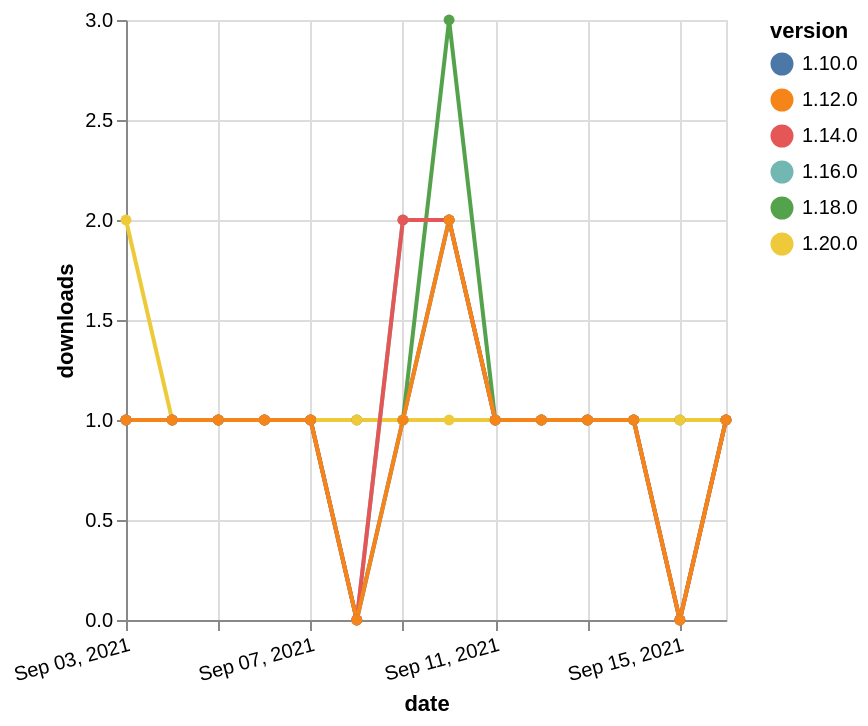

Vega-Lite specification stored for this chart:
### Vega-Lite specification from a JSON file in a GitHub repository (floating-point values rounded to 4 significant figures)
{"$schema": "https://vega.github.io/schema/vega-lite/v5.json", "description": "A simple bar chart with embedded data.", "data": {"values": [{"date": "2021-09-03", "total": 166, "delta": 1, "version": "1.18.0"}, {"date": "2021-09-04", "total": 167, "delta": 1, "version": "1.18.0"}, {"date": "2021-09-05", "total": 168, "delta": 1, "version": "1.18.0"}, {"date": "2021-09-06", "total": 169, "delta": 1, "version": "1.18.0"}, {"date": "2021-09-07", "total": 170, "delta": 1, "version": "1.18.0"}, {"date": "2021-09-08", "total": 171, "delta": 1, "version": "1.18.0"}, {"date": "2021-09-09", "total": 172, "delta": 1, "version": "1.18.0"}, {"date": "2021-09-10", "total": 175, "delta": 3, "version": "1.18.0"}, {"date": "2021-09-11", "total": 176, "delta": 1, "version": "1.18.0"}, {"date": "2021-09-12", "total": 177, "delta": 1, "version": "1.18.0"}, {"date": "2021-09-13", "total": 178, "delta": 1, "version": "1.18.0"}, {"date": "2021-09-14", "total": 179, "delta": 1, "version": "1.18.0"}, {"date": "2021-09-15", "total": 180, "delta": 1, "version": "1.18.0"}, {"date": "2021-09-16", "total": 181, "delta": 1, "version": "1.18.0"}, {"date": "2021-09-03", "total": 210, "delta": 1, "version": "1.10.0"}, {"date": "2021-09-04", "total": 211, "delta": 1, "version": "1.10.0"}, {"date": "2021-09-05", "total": 212, "delta": 1, "version": "1.10.0"}, {"date": "2021-09-06", "total": 213, "delta": 1, "version": "1.10.0"}, {"date": "2021-09-07", "total": 214, "delta": 1, "version": "1.10.0"}, {"date": "2021-09-08", "total": 214, "delta": 0, "version": "1.10.0"}, {"date": "2021-09-09", "total": 215, "delta": 1, "version": "1.10.0"}, {"date": "2021-09-10", "total": 217, "delta": 2, "version": "1.10.0"}, {"date": "2021-09-11", "total": 218, "delta": 1, "version": "1.10.0"}, {"date": "2021-09-12", "total": 219, "delta": 1, "version": "1.10.0"}, {"date": "2021-09-13", "total": 220, "delta": 1, "version": "1.10.0"}, {"date": "2021-09-14", "total": 221, "delta": 1, "version": "1.10.0"}, {"date": "2021-09-15", "total": 221, "delta": 0, "version": "1.10.0"}, {"date": "2021-09-16", "total": 222, "delta": 1, "version": "1.10.0"}, {"date": "2021-09-03", "total": 116, "delta": 2, "version": "1.20.0"}, {"date": "2021-09-04", "total": 117, "delta": 1, "version": "1.20.0"}, {"date": "2021-09-05", "total": 118, "delta": 1, "version": "1.20.0"}, {"date": "2021-09-06", "total": 119, "delta": 1, "version": "1.20.0"}, {"date": "2021-09-07", "total": 120, "delta": 1, "version": "1.20.0"}, {"date": "2021-09-08", "total": 121, "delta": 1, "version": "1.20.0"}, {"date": "2021-09-09", "total": 122, "delta": 1, "version": "1.20.0"}, {"date": "2021-09-10", "total": 123, "delta": 1, "version": "1.20.0"}, {"date": "2021-09-11", "total": 124, "delta": 1, "version": "1.20.0"}, {"date": "2021-09-12", "total": 125, "delta": 1, "version": "1.20.0"}, {"date": "2021-09-13", "total": 126, "delta": 1, "version": "1.20.0"}, {"date": "2021-09-14", "total": 127, "delta": 1, "version": "1.20.0"}, {"date": "2021-09-15", "total": 128, "delta": 1, "version": "1.20.0"}, {"date": "2021-09-16", "total": 129, "delta": 1, "version": "1.20.0"}, {"date": "2021-09-03", "total": 146, "delta": 1, "version": "1.16.0"}, {"date": "2021-09-04", "total": 147, "delta": 1, "version": "1.16.0"}, {"date": "2021-09-05", "total": 148, "delta": 1, "version": "1.16.0"}, {"date": "2021-09-06", "total": 149, "delta": 1, "version": "1.16.0"}, {"date": "2021-09-07", "total": 150, "delta": 1, "version": "1.16.0"}, {"date": "2021-09-08", "total": 150, "delta": 0, "version": "1.16.0"}, {"date": "2021-09-09", "total": 152, "delta": 2, "version": "1.16.0"}, {"date": "2021-09-10", "total": 154, "delta": 2, "version": "1.16.0"}, {"date": "2021-09-11", "total": 155, "delta": 1, "version": "1.16.0"}, {"date": "2021-09-12", "total": 156, "delta": 1, "version": "1.16.0"}, {"date": "2021-09-13", "total": 157, "delta": 1, "version": "1.16.0"}, {"date": "2021-09-14", "total": 158, "delta": 1, "version": "1.16.0"}, {"date": "2021-09-15", "total": 158, "delta": 0, "version": "1.16.0"}, {"date": "2021-09-16", "total": 159, "delta": 1, "version": "1.16.0"}, {"date": "2021-09-03", "total": 174, "delta": 1, "version": "1.14.0"}, {"date": "2021-09-04", "total": 175, "delta": 1, "version": "1.14.0"}, {"date": "2021-09-05", "total": 176, "delta": 1, "version": "1.14.0"}, {"date": "2021-09-06", "total": 177, "delta": 1, "version": "1.14.0"}, {"date": "2021-09-07", "total": 178, "delta": 1, "version": "1.14.0"}, {"date": "2021-09-08", "total": 178, "delta": 0, "version": "1.14.0"}, {"date": "2021-09-09", "total": 180, "delta": 2, "version": "1.14.0"}, {"date": "2021-09-10", "total": 182, "delta": 2, "version": "1.14.0"}, {"date": "2021-09-11", "total": 183, "delta": 1, "version": "1.14.0"}, {"date": "2021-09-12", "total": 184, "delta": 1, "version": "1.14.0"}, {"date": "2021-09-13", "total": 185, "delta": 1, "version": "1.14.0"}, {"date": "2021-09-14", "total": 186, "delta": 1, "version": "1.14.0"}, {"date": "2021-09-15", "total": 186, "delta": 0, "version": "1.14.0"}, {"date": "2021-09-16", "total": 187, "delta": 1, "version": "1.14.0"}, {"date": "2021-09-03", "total": 179, "delta": 1, "version": "1.12.0"}, {"date": "2021-09-04", "total": 180, "delta": 1, "version": "1.12.0"}, {"date": "2021-09-05", "total": 181, "delta": 1, "version": "1.12.0"}, {"date": "2021-09-06", "total": 182, "delta": 1, "version": "1.12.0"}, {"date": "2021-09-07", "total": 183, "delta": 1, "version": "1.12.0"}, {"date": "2021-09-08", "total": 183, "delta": 0, "version": "1.12.0"}, {"date": "2021-09-09", "total": 184, "delta": 1, "version": "1.12.0"}, {"date": "2021-09-10", "total": 186, "delta": 2, "version": "1.12.0"}, {"date": "2021-09-11", "total": 187, "delta": 1, "version": "1.12.0"}, {"date": "2021-09-12", "total": 188, "delta": 1, "version": "1.12.0"}, {"date": "2021-09-13", "total": 189, "delta": 1, "version": "1.12.0"}, {"date": "2021-09-14", "total": 190, "delta": 1, "version": "1.12.0"}, {"date": "2021-09-15", "total": 190, "delta": 0, "version": "1.12.0"}, {"date": "2021-09-16", "total": 191, "delta": 1, "version": "1.12.0"}]}, "width": "container", "mark": {"type": "line", "point": {"filled": true}}, "encoding": {"x": {"field": "date", "type": "temporal", "timeUnit": "yearmonthdate", "title": "date", "axis": {"labelAngle": -15}}, "y": {"field": "delta", "type": "quantitative", "title": "downloads"}, "color": {"field": "version", "type": "nominal"}, "tooltip": {"field": "delta"}}}
